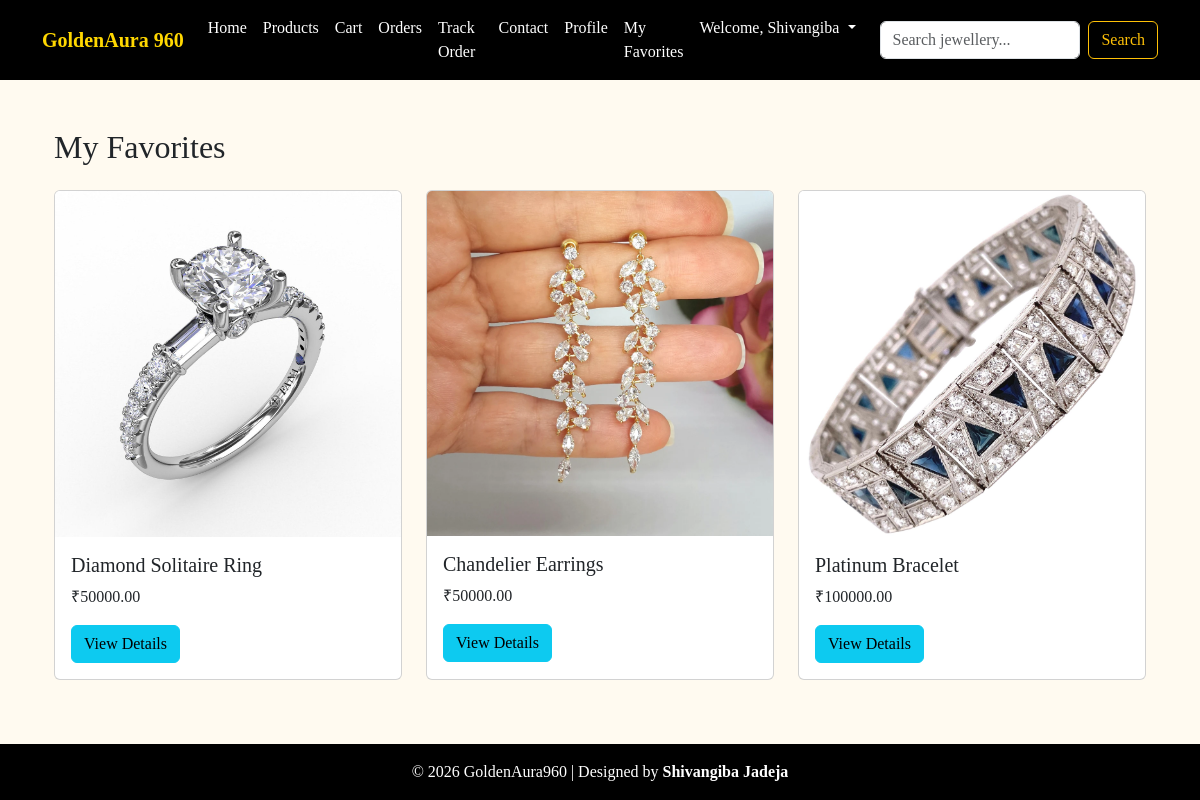
Screenshot of /favorites/ (signed in) with the database file from the repository.
### store/models.py (models this page shows, shortened)
class Favorite(models.Model):
    user = models.ForeignKey(User, on_delete=models.CASCADE)
    product = models.ForeignKey(Product, on_delete=models.CASCADE)
    added_at = models.DateTimeField(auto_now_add=True)
    class Meta:
        unique_together = ("user", "product")

class Product(models.Model):
    category = models.ForeignKey(Category, on_delete=models.CASCADE, related_name="products")
    name = models.CharField(max_length=200)
    price = models.DecimalField(max_digits=10, decimal_places=2)
    description = models.TextField()
    image = models.ImageField(upload_to="products/")

### store/views.py (the view)
# urls.py: path("favorites/", views.favorites_list, name="favorites_list"),
@login_required
def favorites_list(request):
    favorites = Favorite.objects.filter(user=request.user)
    return render(request, "store/favorites.html", {"favorites": favorites})

### store/templates/store/favorites.html (shortened to what this page needs)
{% extends "store/base.html" %}
{% block content %}
<div class="container mt-4">
  <h2 class="mb-4">My Favorites</h2>
  <div class="row">
    {% for fav in favorites %}
    <div class="col-md-4 mb-4">
      <div class="card h-100">
        <img src="{{ fav.product.image.url }}" class="card-img-top" alt="{{ fav.product.name }}">
        <div class="card-body">
          <h5 class="card-title">{{ fav.product.name }}</h5>
          <p class="card-text">₹{{ fav.product.price }}</p>
          <a href="{% url 'product_detail' fav.product.id %}" class="btn btn-info">View Details</a>
        </div>
      </div>
    </div>
    {% empty %}
    <p>No favorites yet. Start adding jewellery you love!</p>
    {% endfor %}
  </div>
</div>
{% endblock %}

### store/templates/store/base.html (shortened to what this page needs)
<!DOCTYPE html>
<html lang="en">
<head>
  <link href="https://cdn.jsdelivr.net/npm/bootstrap@5.3.0/dist/css/bootstrap.min.css" rel="stylesheet">
  <link href="https://cdnjs.cloudflare.com/ajax/libs/font-awesome/6.0.0/css/all.min.css" rel="stylesheet">
</head>
<body>
  <nav class="navbar navbar-expand-lg">
    <div class="container">
      <a class="navbar-brand" href="/">GoldenAura 960</a>
      <div class="collapse navbar-collapse" id="navbarNav">
        <ul class="navbar-nav ms-auto">
          <li class="nav-item"><a class="nav-link" href="{% url 'home' %}">Home</a></li>
          <li class="nav-item"><a class="nav-link" href="{% url 'product_list' %}">Products</a></li>
          <li class="nav-item"><a class="nav-link" href="{% url 'cart' %}">Cart</a></li>
          <li class="nav-item"><a class="nav-link" href="{% url 'order_history' %}">Orders</a></li>
          <li class="nav-item"><a class="nav-link" href="{% url 'track_order' %}">Track Order</a></li>
          <li class="nav-item"><a class="nav-link" href="{% url 'contact' %}">Contact</a></li>
          <li class="nav-item"><a class="nav-link" href="{% url 'profile' %}">Profile</a></li>
          <li class="nav-item"><a class="nav-link" href="{% url 'favorites_list' %}">My Favorites</a></li>
          {% if user.is_authenticated %}
            <li class="nav-item dropdown">
              <a class="nav-link dropdown-toggle" href="#" id="userMenu" role="button" data-bs-toggle="dropdown">
                Welcome, {{ user.username }}
              </a>
            </li>
          {% else %}
            <li class="nav-item"><a class="nav-link" href="{% url 'login_signup' %}">Account</a></li>
          {% endif %}
        </ul>
        <form method="GET" action="{% url 'search_results' %}" class="d-flex ms-3">
          <input class="form-control me-2" type="search" name="q" placeholder="Search jewellery..." aria-label="Search">
          <button class="btn btn-outline-warning" type="submit">Search</button>
        </form>
      </div>
    </div>
  </nav>
  <div class="container my-4">
    {% block content %}{% endblock %}
  </div>
  <footer class="text-center py-3">
    <p class="mb-0">© 2026 GoldenAura960 | Designed by <strong>Shivangiba Jadeja</strong></p>
  </footer>
</body>
</html>

### store/templates/store/base.html (style rules this page uses)
body { font-family: 'Lora', serif; background-color: #fffaf0; min-height: 100vh; display: flex; flex-direction: column; }
.navbar { background-color: #000; }
.navbar-brand { color: gold; font-weight: bold; }
.nav-link { color: white !important; }
footer { background-color: #000; color: white; margin-top: auto; }

### rows the page displays
Favorite: product.image (picture), product.name "Diamond Solitaire Ring", product.price "50000.00"
Favorite: product.image (picture), product.name "Chandelier Earrings", product.price "50000.00"
Favorite: product.image (picture), product.name "Platinum Bracelet", product.price "100000.00"

### other values shown
{{ user.username }} "Shivangiba"
